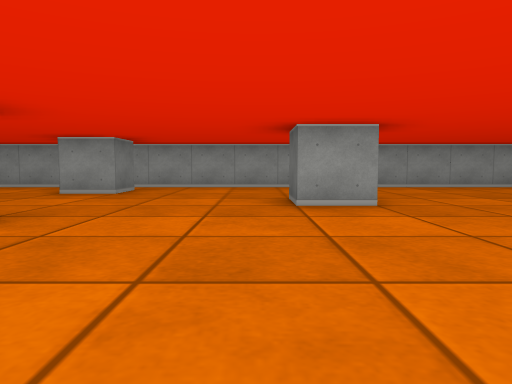
[1] (above)

12 first-person views from a walk through a cub3D level. The camera is about half as high as the walls, tilts 4° down and sees 70° across. The floor is counted in squares. Each view is taken from the middle of a square. On the plan, view 1 faces up. The plan holds only what a view shows up to about 9 squares ahead; the rest is blank.

[2]
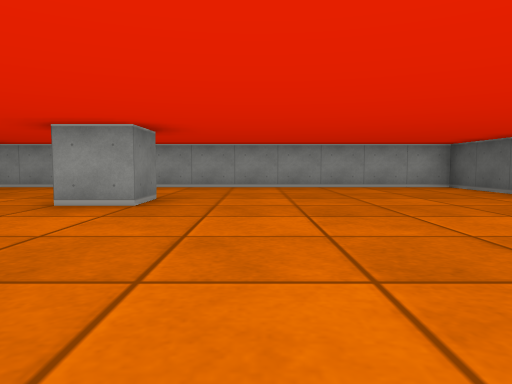

[3]
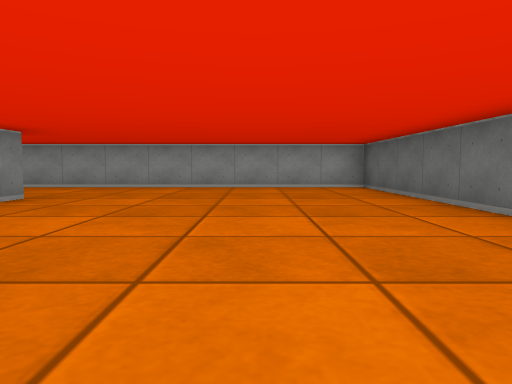

[4]
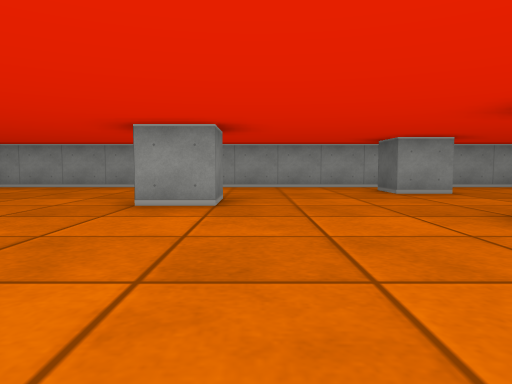

[5]
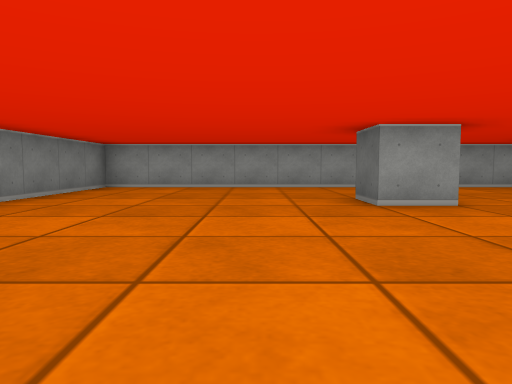

[6]
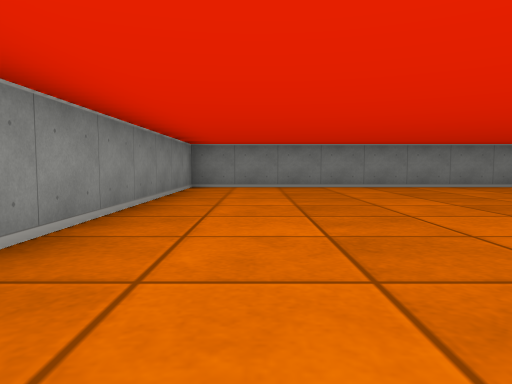

[7]
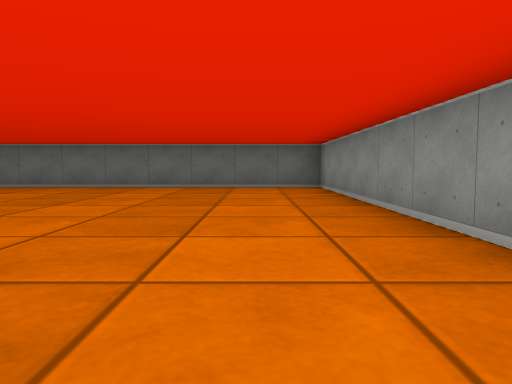

[8]
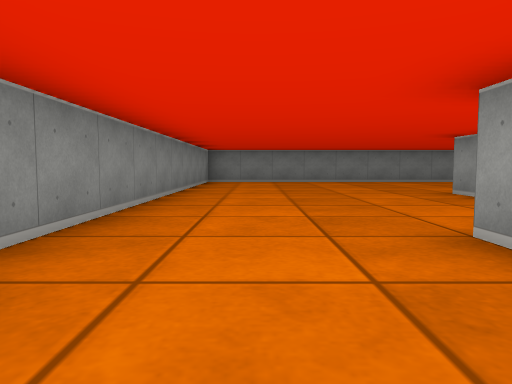

[9]
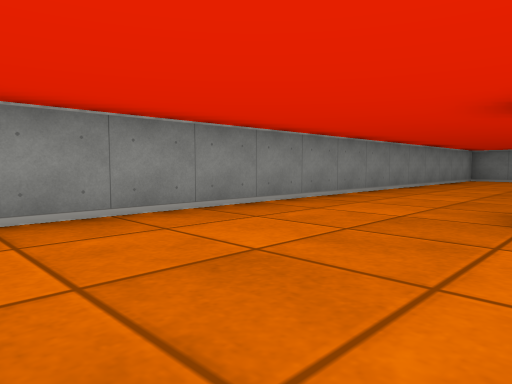

[10]
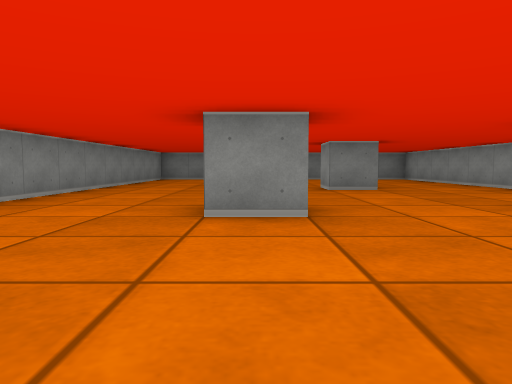

[11]
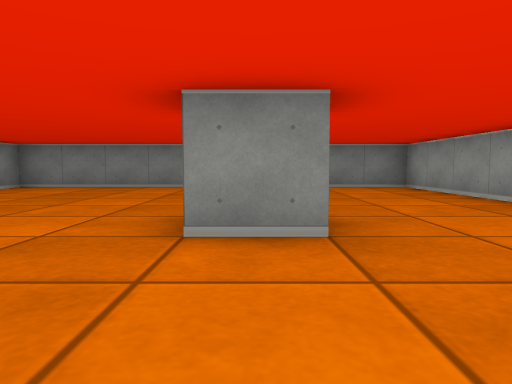

[12]
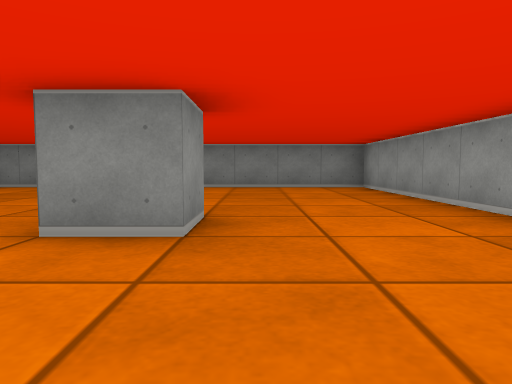

### Floor plan
Points are (right, up) in squares from view 1. A wall is a line through its corners. A room is listed if a view was taken in it or the views show most of it. See-through windows are left out.
Room 1 (views 1, 2, 3, 4, 5, 6, 7, 8, 9, 10, 11, 12)
walls: (-2.5, 3.6) (-2.5, 2.5); (-3, 2.5) (-3.5, 2.5); (-2.5, 7.5) (-2.5, 6.5) (-3.5, 6.5) (-3.5, 7.5); (1.5, 5.5) (1.5, 4.5) (0.5, 4.5) (0.5, 5.5); (-6.5, 4.5) (-7.5, 4.5) (-7.5, 5.5) (-6.5, 5.5) (-6.5, 4.5); (7.5, -0.5) (7.5, 8.5) (-12.5, 8.5) (-12.5, -0.5) (7.5, -0.5)

Positions as (right, up) in squares from view 1, and headings:
1: (0, 0), facing up
2: (3, 0), facing up
3: (5, 0), facing up
4: (-6, 0), facing up
5: (-9, 0), facing up
6: (-4, 1), facing left
7: (-1, 1), facing right
8: (-1, 1), facing left
9: (1, 3), facing down-left
10: (1, 3), facing left
11: (-4, 5), facing left
12: (-4, 6), facing left
